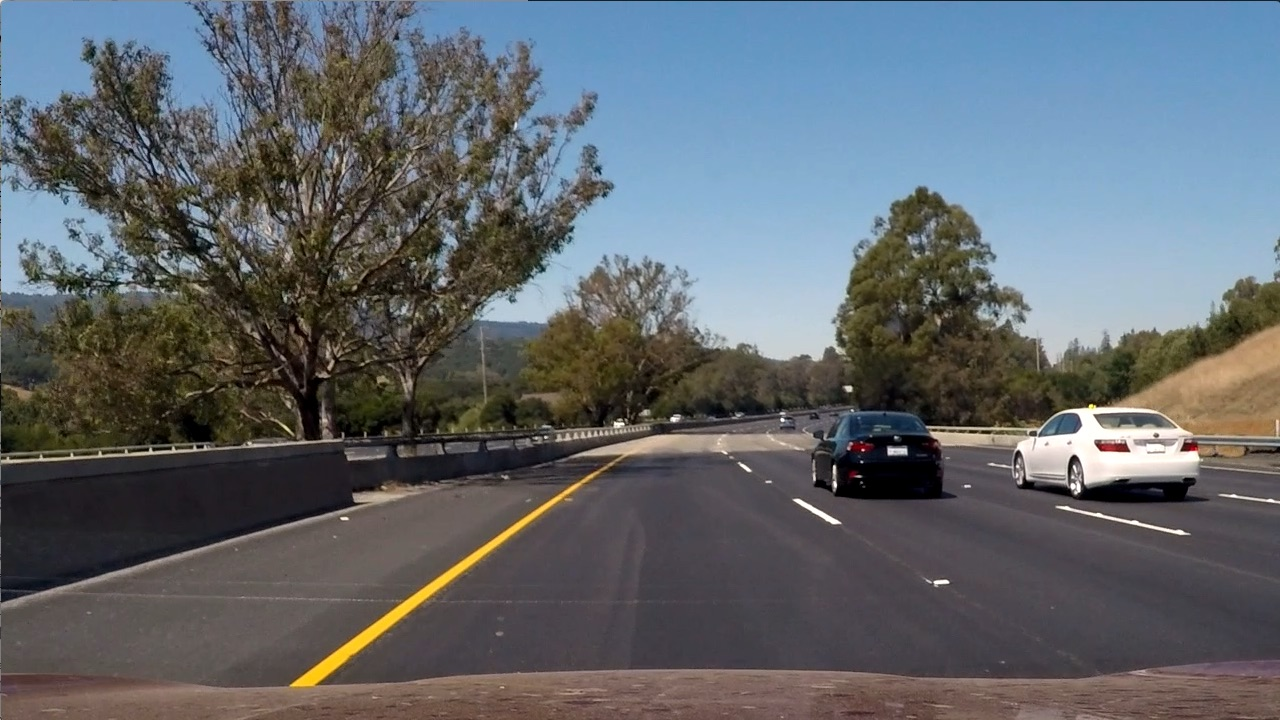
#> input picture gradients-and-color-spaces/images/test6.jpg, 1280 x 720 px
$ python 12-color_and_gradient.py   (older library calls are emulated)
#> lines starting #> are read from the running program, lines starting #| are printed output that depends on the picture; after the words box and inside, x2 and y2 are one past the last pixel; in counts of white or black regions, pixels touching at a corner belong together
import os
import numpy as np
import matplotlib.pyplot as plt
import matplotlib.image as mpimg
import cv2

imgs_folder = "./images"
img_name = "test6.jpg"
img_path = os.path.join(imgs_folder, img_name)


def gradient_magnitude(img, thresh, orient='x'):
    gray = cv2.cvtColor(img, cv2.COLOR_RGB2GRAY)
    if 'x' in orient:
        sobel = cv2.Sobel(gray, cv2.CV_64F, 1, 0)
    if 'y' in orient:
        sobel = cv2.Sobel(gray, cv2.CV_64F, 0, 1)
    abs_sobel = np.absolute(sobel)
    scaled_sobel = np.uint8(255*abs_sobel/np.max(abs_sobel))
    binary = np.zeros_like(scaled_sobel)
    binary[(scaled_sobel >= thresh[0]) & (scaled_sobel <= thresh[1])] = 1

    return binary


def color(img, thresh):
    hls = cv2.cvtColor(img, cv2.COLOR_RGB2HLS)
    H = hls[:, :, 0]
    L = hls[:, :, 1]
    S = hls[:, :, 2]
    binary = np.zeros_like(S)
    binary[(S > thresh[0]) & (S <= thresh[1])] = 1

    return binary


img = mpimg.imread(img_path)
#> img is the input picture: shape (720, 1280, 3); mean R, G, B 97, 102.6, 107.9
gradient_binary = gradient_magnitude(img, (20, 100))
#> in gradient_magnitude, `sobel = cv2.Sobel(gray, cv2.CV_64F, 1, 0)`:
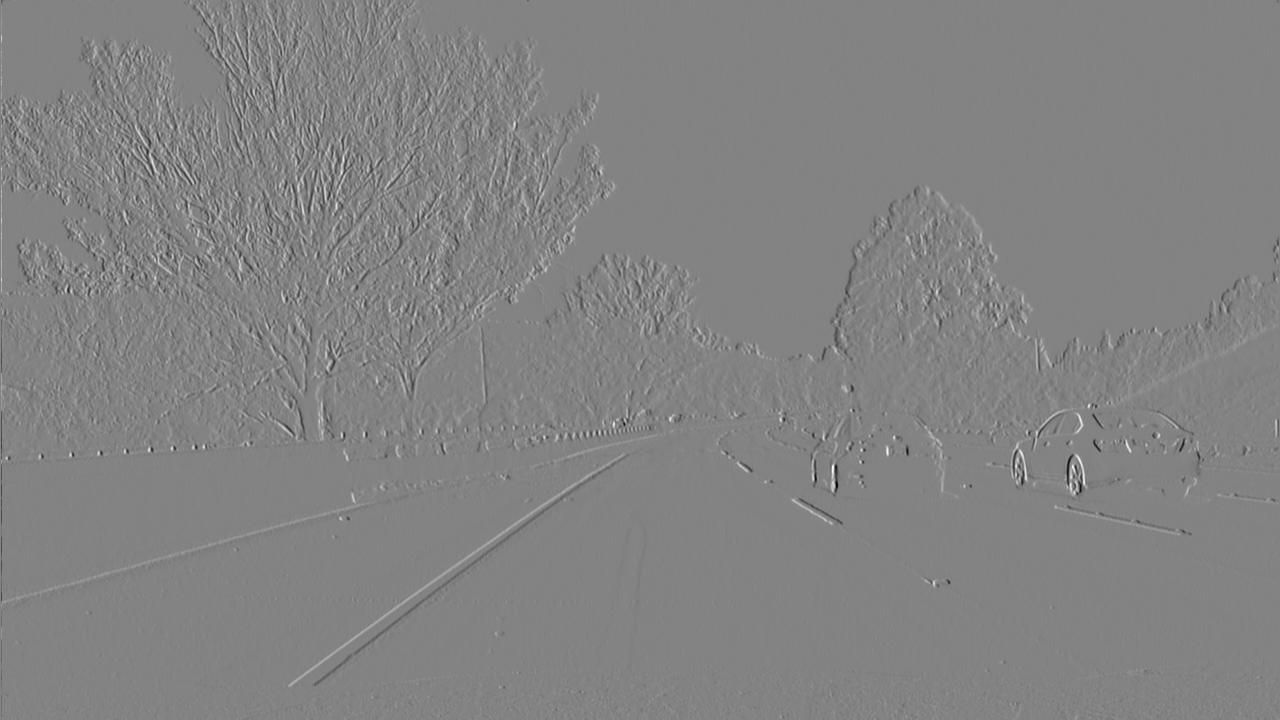
#> sobel: shape (720, 1280) float64; min -859, max 812, mean 0.1; drawn with min black and max white
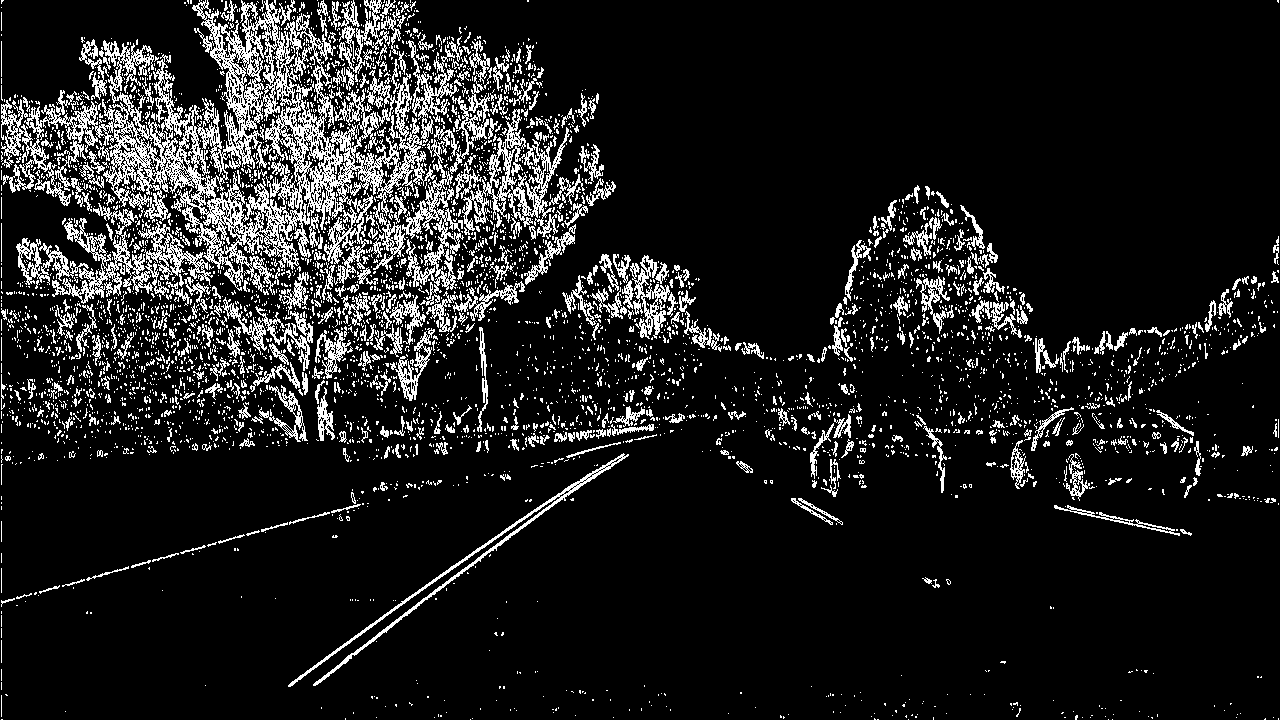
#> gradient_binary: shape (720, 1280); values 0 (black) and 1 (white), 11.9% white in thin lines or dots
color_binary = color(img, (170, 255))
#> in color, `hls = cv2.cvtColor(img, cv2.COLOR_RGB2HLS)`: hls: shape (720, 1280, 3); mean of channels 0, 1, 2 76.7, 102.2, 57.5
#> in color, `H = hls[:, :, 0]`:
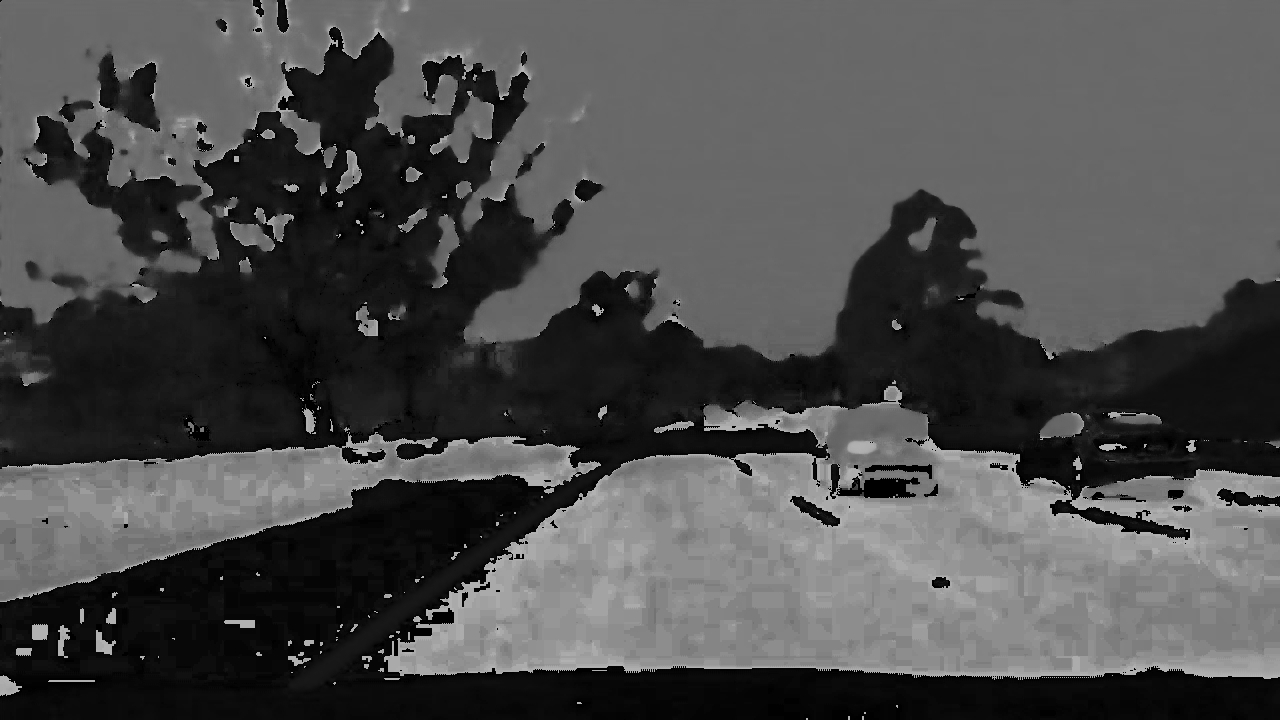
#> H: shape (720, 1280); min 0, max 180, mean 76.7
#> in color, `S = hls[:, :, 2]`:
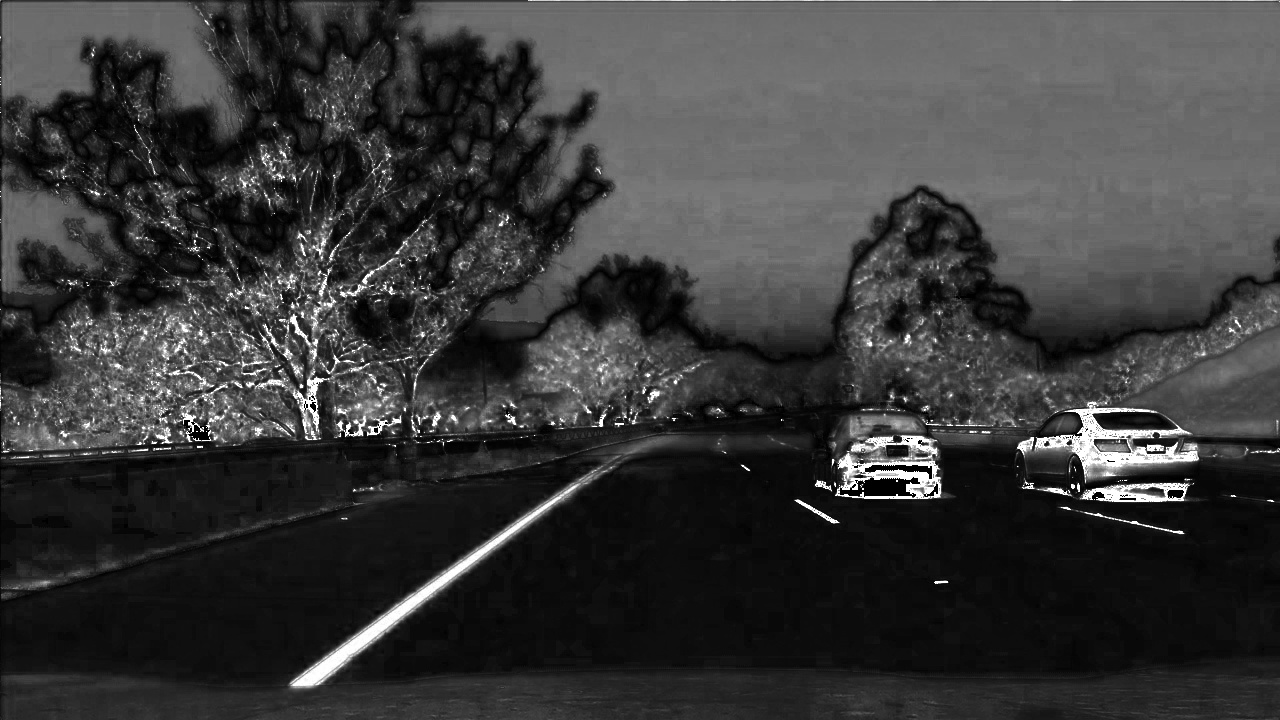
#> S: shape (720, 1280); min 0, max 255, mean 57.5
#> color_binary: shape (720, 1280); values 0 (black) and 1 (white), 2.1% white; 1313 white regions (1218 under 20 px), largest, box (x1, y1, x2, y2) and area: (1035, 401, 1199, 478) 3418, (290, 484, 580, 687) 3277, (835, 453, 941, 499) 1871
color_and_gradient = np.zeros_like(color_binary)
color_and_gradient[(gradient_binary == 1) | (color_binary == 1)] = 1
plt.imshow(color_and_gradient, cmap="gray")
plt.show()
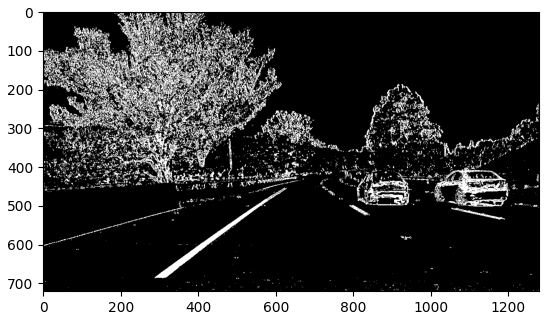
#> figure drawn by matplotlib, 1 panel

$ run again, with gradients-and-color-spaces/images/signs_vehicles_xygrad.png saved as gradients-and-color-spaces/images/test6.jpg
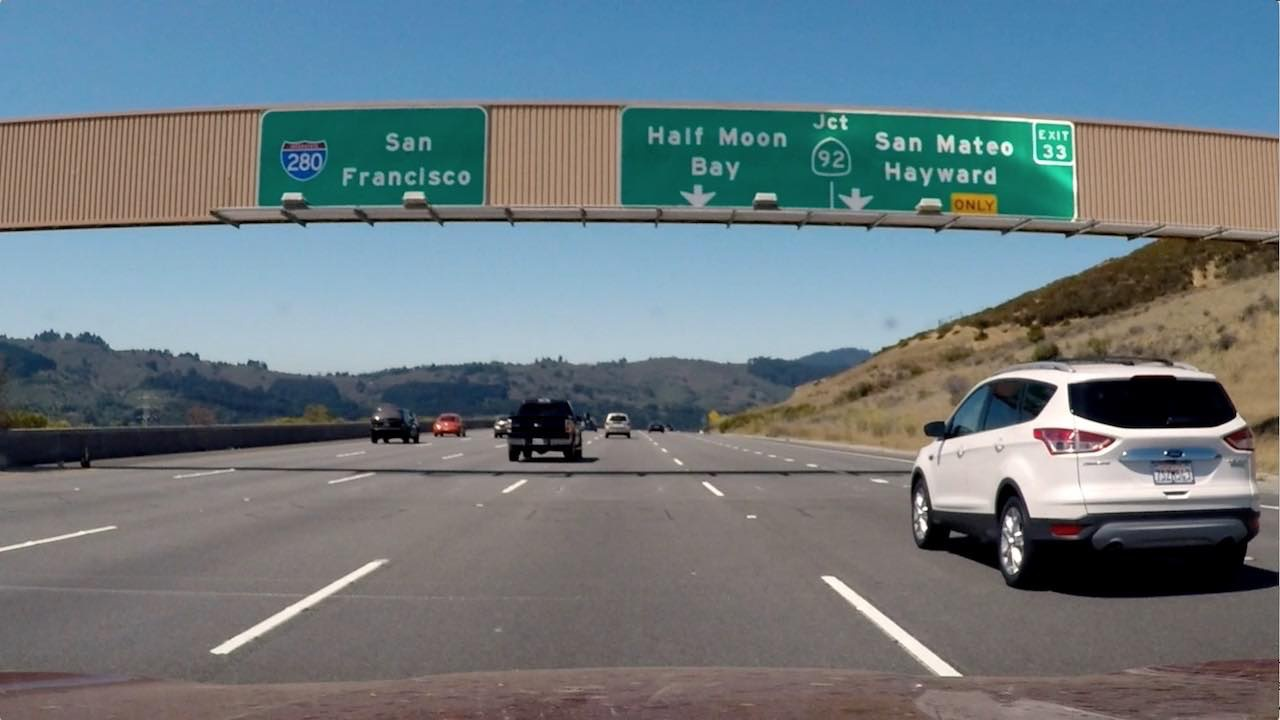
#> input picture gradients-and-color-spaces/images/signs_vehicles_xygrad.png, 1280 x 720 px
#> img is the input picture: shape (720, 1280, 3); mean R, G, B 109.2, 121.6, 127.4
#> `gradient_binary = gradient_magnitude(img, (20, 100))`:
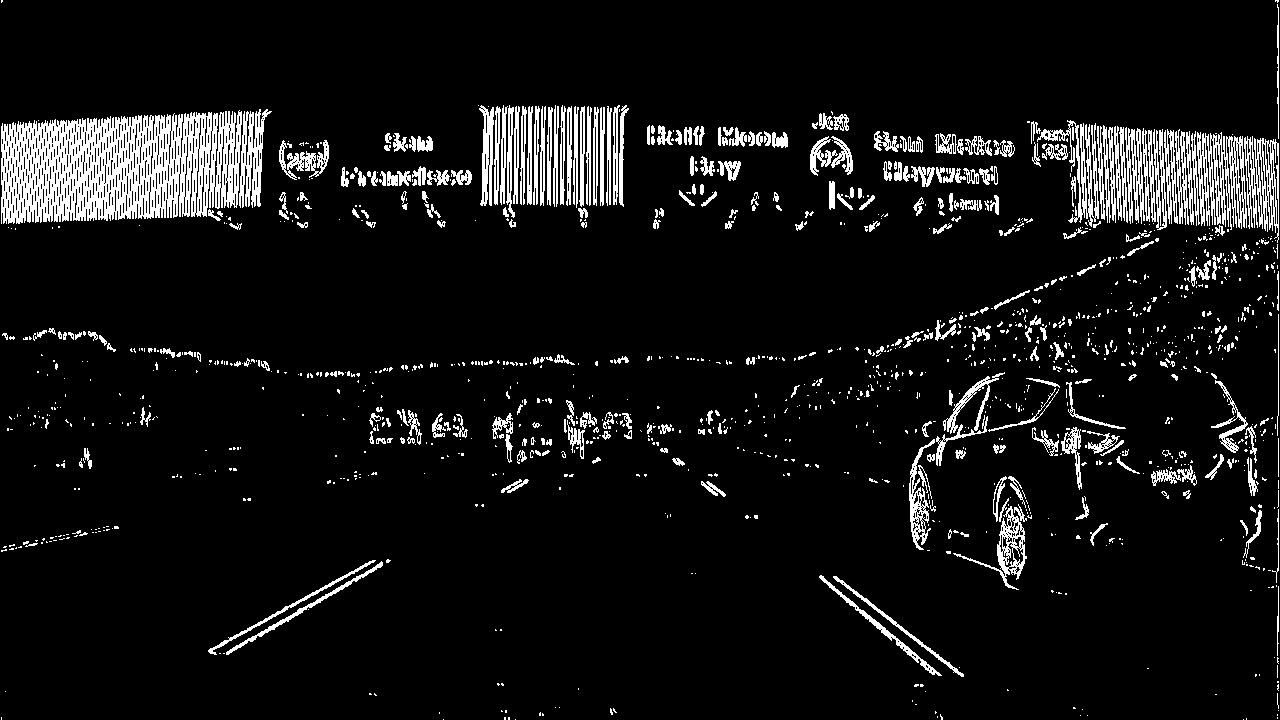
#> gradient_binary: shape (720, 1280); values 0 (black) and 1 (white), 7.9% white; 1390 white regions (1054 under 20 px), largest, box (x1, y1, x2, y2) and area: (1, 110, 242, 224) 18699, (1197, 132, 1247, 230) 2652, (1244, 136, 1279, 243) 1818
#> hls: shape (720, 1280, 3); mean of channels 0, 1, 2 60.6, 118.8, 64.4
#> color_binary: shape (720, 1280); values 0 (black) and 1 (white), 6.7% white; 588 white regions (497 under 20 px), largest, box (x1, y1, x2, y2) and area: (623, 110, 1071, 216) 27486, (261, 110, 484, 205) 15186, (1085, 378, 1234, 428) 5204
#> `plt.show()`:
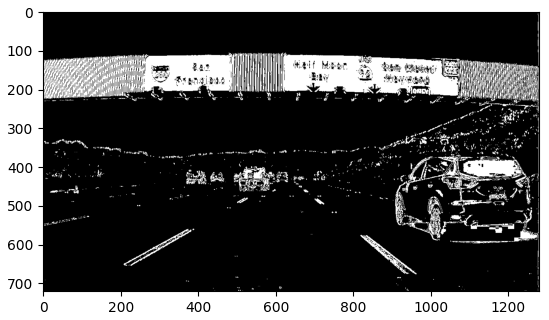
#> figure drawn by matplotlib, 1 panel
